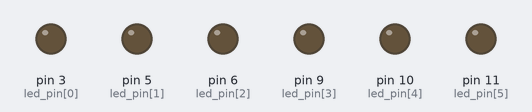
The sketch below on a simulated Arduino Uno, built with avr-gcc and run on an emulated ATmega328P. Parts: output pins drawn as LEDs (lit = HIGH).

Above: at 0.05 s.
At 0.75 s:
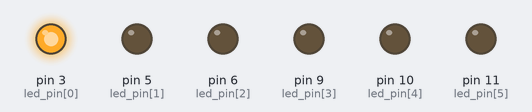
At 1.5 s:
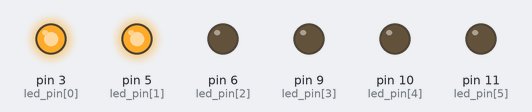
At 3.05 s:
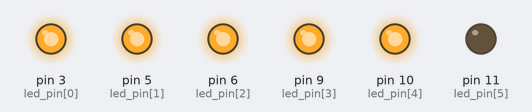
At 4.6 s:
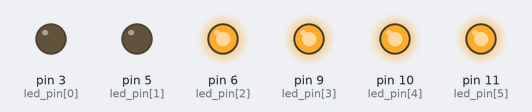
At 6.15 s:
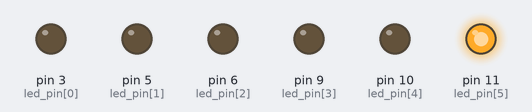
Timing chart, 0 to 8.0 s (numbered marks = the images above):
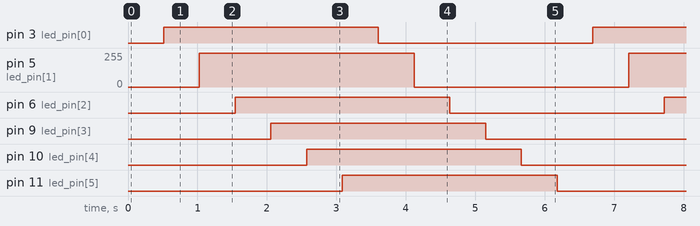

Measured:
- by itself, pin 5 (led_pin[1]): alternates 255/255 for 3.1 s and 0/255 for 3.1 s
- by itself, pin 3 (led_pin[0]), pin 6 (led_pin[2]), pin 9 (led_pin[3]), pin 10 (led_pin[4]), pin 11 (led_pin[5]): alternates HIGH for 3.1 s and LOW for 3.1 s

The sketch:

Light_and_dark.ino
```cpp
#define FADE_TIME 2
int led_pin[] = {3, 5, 6, 9, 10, 11};

void setup(){

    for (int i=0; i<6; i++) {
    pinMode(led_pin[i], OUTPUT);
  }
}


void loop() {

  int i,j;
  // 暗→明
  for (j=0; j<6; j++) {
    for (i=0; i<256; i++) {
      analogWrite(led_pin[j], i);
      delay(FADE_TIME);
    }
  }

  // 明→暗
  for (j=0; j<6; j++) {
    for (i=255; i>-1; i--) {
      analogWrite(led_pin[j], i);
      delay(FADE_TIME);
    }
  }
}
```
